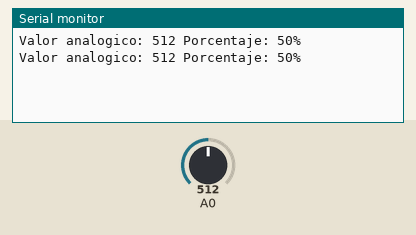
This sketch was run on a simulated Arduino Uno, built with avr-gcc and run on an emulated ATmega328P. On the bench: the last lines printed to the serial monitor. Inputs (shaded band) come from the test bench; at power-on: A0 = 512.

Above: at 1.8 s.
1.9 s: A0 set to 716
At 2.8 s:
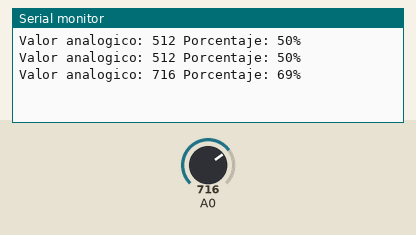
3.4 s: A0 set to 900
At 4.4 s:
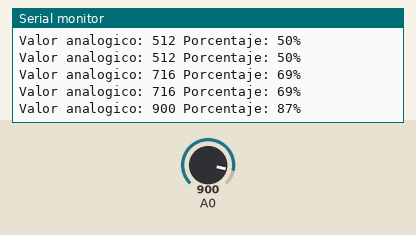
Timing chart, 0 to 6.4 s (numbered marks = the images above; inputs shaded):
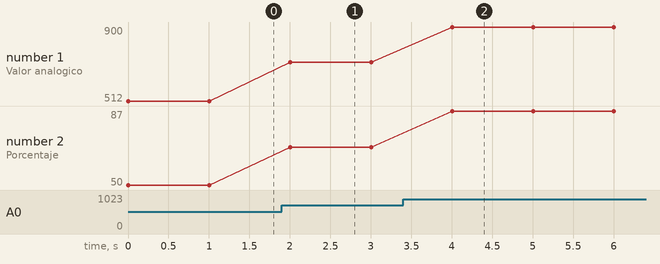

Measured:
- after the input at 1.9 s, the serial monitor: prints a new line after 0.10 s (image 1)
- after the input at 3.4 s, the serial monitor: prints a new line after 0.60 s (image 2)
- plotted number 1: 512 → 716 after the input at 1.9 s, 716 → 900 after the input at 3.4 s
- plotted number 2: 50 → 69 after the input at 1.9 s, 69 → 87 after the input at 3.4 s

The sketch:

ejercicio_01.ino
```cpp
void setup() {
  // put your setup code here, to run once:
  Serial.begin(9600);
}

void loop() {
  // put your main code here, to run repeatedly:
  int val = analogRead(0);
  int por = map(val, 0, 1023, 0, 100);
  Serial.print("Valor analogico: ");
  Serial.print(val);
  Serial.print(" Porcentaje: ");
  Serial.print(por);
  Serial.println("%");
  delay(1000);
}
```
